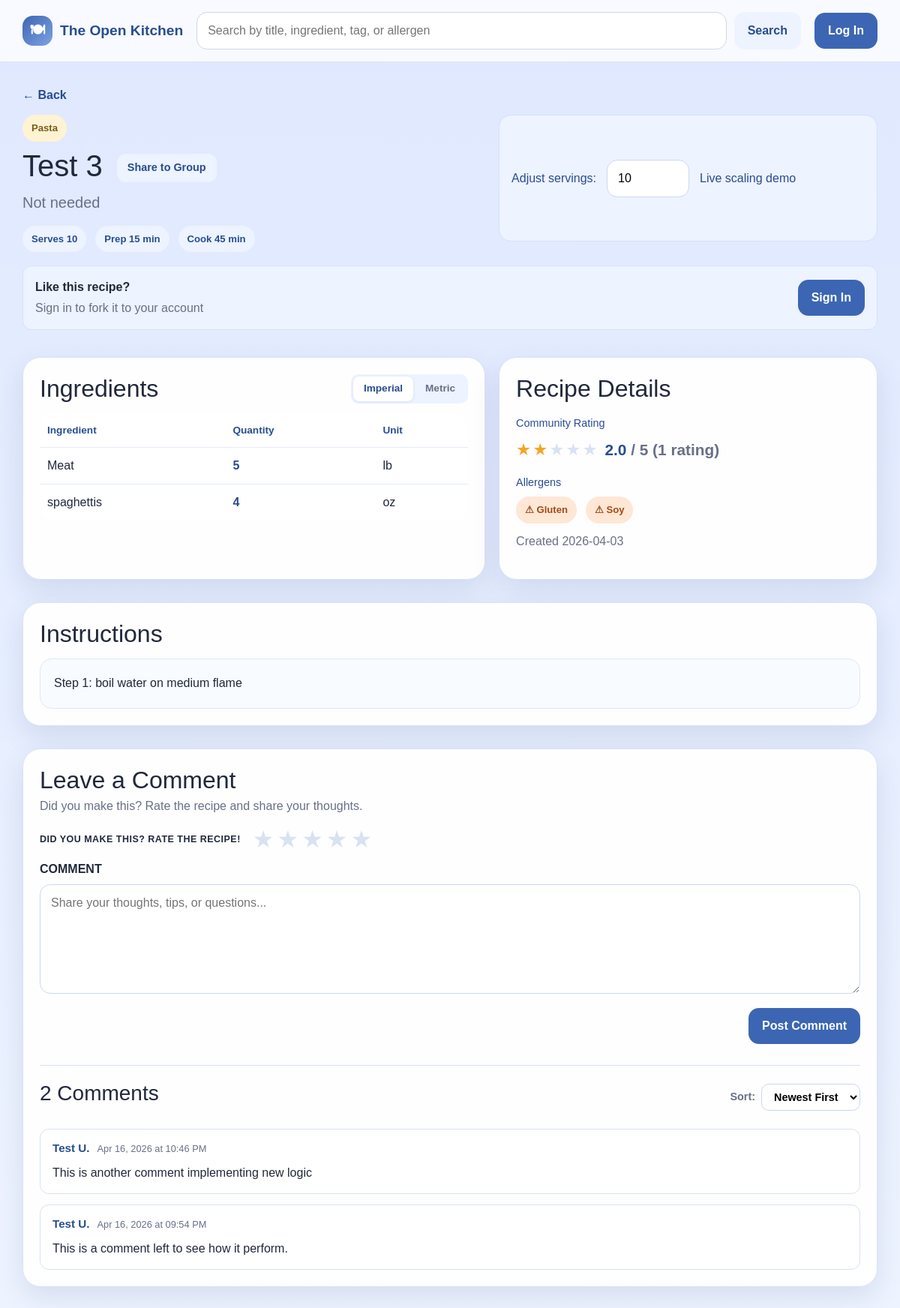
The page /recipe/4 on the database its author committed.
### app/models.py (models this page shows, shortened)
class RecipeCategory(db.Model):
    __tablename__ = 'recipe_categories'
    id = db.Column(db.Integer, primary_key=True)
    recipeID = db.Column(db.Integer, db.ForeignKey('recipes.id'), nullable=False)
    categoryID = db.Column(db.Integer, db.ForeignKey('categories.id'), nullable=False)
    category = db.relationship('Category', backref='recipe_categories')

class Category(db.Model):
    __tablename__ = 'categories'
    id = db.Column(db.Integer, primary_key=True)
    name = db.Column(db.String(32), unique=True, nullable=False)

class Recipe(db.Model):
    __tablename__ = 'recipes'
    id = db.Column(db.Integer, primary_key=True)
    authorID = db.Column(db.Integer, db.ForeignKey('users.id'), nullable=False)
    title = db.Column(db.String(150), nullable=False)
    description = db.Column(db.Text, nullable=True)
    instructions = db.Column(db.Text, nullable=False)
    forkedFrom = db.Column(db.Integer, db.ForeignKey('recipes.id'), nullable=True)
    baseServings = db.Column(db.Integer, nullable=False)
    prepTime = db.Column(db.Integer, nullable=True)
    cookTime = db.Column(db.Integer, nullable=True)
    image = db.Column(db.String(255), nullable=True)
    dateCreated = db.Column(db.DateTime, nullable=False, default=datetime.now)
    ingredients = db.relationship('Ingredient', backref='recipe', lazy=True, cascade='all, delete-orphan')
    categories = db.relationship('RecipeCategory', backref='recipe', lazy=True, cascade='all, delete-orphan')
    dietary_tags = db.relationship('RecipeDietaryTag', backref='recipe', lazy=True, cascade='all, delete-orphan')
    allergens = db.relationship('RecipeAllergen', backref='recipe', lazy=True, cascade='all, delete-orphan')

class Ingredient(db.Model):
    __tablename__ = 'ingredients'
    id = db.Column(db.Integer, primary_key=True)
    recipeID = db.Column(db.Integer, db.ForeignKey('recipes.id'), nullable=False)
    unitID = db.Column(db.Integer, db.ForeignKey('measurement_units.id'), nullable=False)
    name = db.Column(db.String(32), nullable=False)
    quantity = db.Column(db.Float, nullable=False)

class RecipeAllergen(db.Model):
    __tablename__ = 'recipe_allergens'
    id = db.Column(db.Integer, primary_key=True)
    recipeID = db.Column(db.Integer, db.ForeignKey('recipes.id'), nullable=False)
    allergenID = db.Column(db.Integer, db.ForeignKey('allergens.id'), nullable=False)
    allergen = db.relationship('Allergen', backref='recipe_allergens')

class Allergen(db.Model):
    __tablename__ = 'allergens'
    id = db.Column(db.Integer, primary_key=True)
    name = db.Column(db.String(32), unique=True, nullable=False)

class Comment(db.Model):
    __tablename__ = 'comments'
    id = db.Column(db.Integer, primary_key=True)
    recipeID = db.Column(db.Integer, db.ForeignKey('recipes.id'), nullable=False)
    userID = db.Column(db.Integer, db.ForeignKey('users.id'), nullable=False)
    content = db.Column(db.Text, nullable=True)
    dateCreated = db.Column(db.DateTime, nullable=False, default=datetime.now)

### app/routes.py (the view)
@app.route('/recipe/<int:recipe_id>')
def view_recipe(recipe_id):
    uid = current_user_id()
    user = get_current_user()
    recipe = Recipe.query.get_or_404(recipe_id)
    ingredients = Ingredient.query.filter_by(recipeID=recipe_id).all()
    categories = RecipeCategory.query.filter_by(recipeID=recipe_id).all()
    dietary_tags = RecipeDietaryTag.query.filter_by(recipeID=recipe_id).all()
    allergens = RecipeAllergen.query.filter_by(recipeID=recipe_id).all()
    avg_rating, rating_count = _get_avg_rating(recipe_id)
    user_rating = Rating.query.filter_by(recipeID=recipe_id, userID=uid).first() if uid else None
    is_saved = False
    if uid:
        is_saved = SavedRecipe.query.filter_by(userID=uid, recipeID=recipe_id).first() is not None
    sort = request.args.get('sort', 'newest')
    order = Comment.dateCreated.asc() if sort == 'oldest' else Comment.dateCreated.desc()
    comments = Comment.query.filter_by(recipeID=recipe_id).order_by(order).all()
    for c in comments:
        c.author_name = _comment_author(c)
    toast_notif = None
    toast_id = session.pop('toast_notification_id', None)
    if toast_id:
        toast_notif = Notification.query.get(toast_id)
    memberships = GroupMember.query.filter_by(userID=uid).all() if uid else []
    quick_tips = QuickTip.query.filter_by(recipeID=recipe_id).order_by(QuickTip.dateCreated.desc()).all()
    for t in quick_tips:
        tip_user = User.query.get(t.userID)
        t.author_name = f"{tip_user.firstName} {tip_user.lastName[0]}." if tip_user else "Anonymous"
    return render_template(
        'view_recipe.html',
        recipe=recipe,
        current_user=user,
        ingredients=ingredients,
        categories=categories,
        dietary_tags=dietary_tags,
        allergens=allergens,
        avg_rating=avg_rating,
        rating_count=rating_count,
        user_rating=user_rating,
        is_saved=is_saved,
        comments=comments,
        sort=sort,
        toast_notif=toast_notif,
        memberships=memberships,
        quick_tips=quick_tips,
    )

### app/templates/view_recipe.html (shortened to what this page needs)
{% extends "base.html" %}
{% block content %}
<a href="javascript:void(0)" onclick="goBack()" class="back-link">← Back</a>
<section class="recipe-view-shell">
    <div class="recipe-hero">
        <div>
            <div class="pill-row push-bottom-small">
                {% for rc in categories %}
                <span class="mini-pill">{{ rc.category.name }}</span>
                {% endfor %}
            </div>
            <h1>
                {{ recipe.title }}
                <button type="button" class="btn btn-secondary btn-sm ms-2"
                        data-bs-toggle="modal" data-bs-target="#shareToGroupModal">
                    Share to Group
                </button>
            </h1>
            <p class="lead">{{ recipe.description or 'A saved Open Kitchen recipe.' }}</p>
            <div class="pill-row push-top-small">
                <span class="pill">Serves {{ recipe.baseServings }}</span>
                {% if recipe.prepTime %}<span class="pill">Prep {{ recipe.prepTime }} min</span>{% endif %}
                {% if recipe.cookTime %}<span class="pill">Cook {{ recipe.cookTime }} min</span>{% endif %}
            </div>
        </div>
        <div class="scale-preview-box compact-view">
            <label for="adjustServings">Adjust servings:</label>
            <input type="number" id="adjustServings" min="1" value="{{ recipe.baseServings }}" oninput="scaleIngredients(this.value)">
            <span>Live scaling demo</span>
        </div>
    </div>
    {% if current_user and current_user.id != recipe.authorID %}
    <div style="margin-bottom: 18px; padding: 16px; background: #edf3ff; border: 1px solid #d4e1fb; border-radius: var(--radius-sm); display: flex; align-items: center; justify-content: space-between; gap: 16px;">
        <div>
            <p style="margin: 0; color: var(--text); font-weight: 600;">Like this recipe?</p>
            <p class="muted-small" style="margin: 4px 0 0 0;">Fork it to your account and customize it, or save it to your profile</p>
        </div>
        <div style="display: flex; gap: 10px;">
            <form method="POST" action="{{ url_for('fork_recipe', recipe_id=recipe.id) }}" style="margin: 0;">
                <button type="submit" class="btn btn-primary">Fork Recipe</button>
            </form>
            <form method="POST" action="{{ url_for('save_recipe', recipe_id=recipe.id) }}" style="margin: 0;">
                <button type="submit" class="btn {% if is_saved %}btn-secondary{% else %}btn-light{% endif %}" style="{% if is_saved %}background: #d4ffd4; color: #166b16; border: 1px solid #b1f1b1;{% endif %}">
                    {% if is_saved %}Saved{% else %}Save{% endif %}
                </button>
            </form>
        </div>
    </div>
    {% elif not current_user %}
    <div style="margin-bottom: 18px; padding: 16px; background: #edf3ff; border: 1px solid #d4e1fb; border-radius: var(--radius-sm); display: flex; align-items: center; justify-content: space-between; gap: 16px;">
        <div>
            <p style="margin: 0; color: var(--text); font-weight: 600;">Like this recipe?</p>
            <p class="muted-small" style="margin: 4px 0 0 0;">Sign in to fork it to your account</p>
        </div>
        <a href="{{ url_for('login') }}" class="btn btn-primary">Sign In</a>
    </div>
    {% endif %}
    <div class="content-grid">
        <article class="panel-card" id="ingredients-section">
            <div style="display: flex; justify-content: space-between; align-items: center; margin-bottom: 14px;">
                <h2 style="margin: 0;">Ingredients</h2>
                <div class="unit-toggle">
                    <button class="unit-toggle-btn {% if not current_user or not current_user.preferMetric %}active{% endif %}" id="btnImperial" onclick="setUnitSystem('imperial')">Imperial</button>
                    <button class="unit-toggle-btn {% if current_user and current_user.preferMetric %}active{% endif %}" id="btnMetric" onclick="setUnitSystem('metric')">Metric</button>
                </div>
            </div>
            <table class="ingredient-table view-mode">
                <thead>
                    <tr>
                        <th>Ingredient</th>
                        <th>Quantity</th>
                        <th>Unit</th>
                    </tr>
                </thead>
                <tbody>
                    {% for ing in ingredients %}
                    <tr>
                        <td>{{ ing.name }}</td>
                        <td><span class="scaled-qty"
                                  data-base="{{ ing.quantity }}"
                                  data-unit-orig="{{ ing.unit.abbreviation }}"
                                  data-system-orig="{{ ing.unit.system }}">{{ '%g' % ing.quantity }}</span></td>
                        <td class="unit-cell"
                            data-unit-orig="{{ ing.unit.abbreviation }}"
                            data-system-orig="{{ ing.unit.system }}">{{ ing.unit.abbreviation }}</td>
                    </tr>
                    {% endfor %}
                </tbody>
            </table>
        </article>
        <article class="panel-card">
            <h2>Recipe Details</h2>
            <h3 class="tiny-heading">Community Rating</h3>
            <div class="avg-rating-display">
                {% if avg_rating %}
                    <div class="star-display" aria-label="{{ avg_rating }} out of 5 stars">
                        {% for i in range(1, 6) %}
                            {% if i <= avg_rating|round(0, 'floor')|int %}
                                <span class="star filled">★</span>
                            {% elif i - 0.5 <= avg_rating %}
                                <span class="star half">★</span>
                            {% else %}
                                <span class="star empty">★</span>
                            {% endif %}
                        {% endfor %}
                    </div>
                    <span class="avg-score">{{ avg_rating }}<span class="muted-small"> / 5 ({{ rating_count }} rating{{ 's' if rating_count != 1 }})</span></span>
                {% else %}
                    <span class="muted-small">No ratings yet — be the first!</span>
                {% endif %}
            </div>
            {% if allergens %}
            <h3 class="tiny-heading">Allergens</h3>
            <div class="pill-row">
                {% for ra in allergens %}
                <span class="pill allergen-pill">⚠ {{ ra.allergen.name }}</span>
                {% endfor %}
            </div>
            {% endif %}
            <p class="muted-small push-top">Created {{ recipe.dateCreated.strftime('%Y-%m-%d') }}</p>
        </article>
    </div>
    <article class="panel-card push-top" id="instructions-section">
        <div class="instructions-header">
            <h2>Instructions</h2>
        </div>
        <div class="instructions-box">{{ recipe.instructions }}</div>
    </article>
    <article class="panel-card push-top" id="comments-section">
        <div class="leave-comment-wrap">
            <h2>Leave a Comment</h2>
            <p class="muted-small">Did you make this? Rate the recipe and share your thoughts.</p>
            <form method="POST" action="{{ url_for('post_comment', recipe_id=recipe.id) }}">
                <div class="leave-comment-rating-row">
                    <span class="leave-comment-rate-label">DID YOU MAKE THIS? RATE THE RECIPE!</span>
                    <div class="star-picker" id="starPicker">
                        {% for i in range(1, 6) %}
                        <label class="star-label" title="{{ i }} star{{ 's' if i != 1 }}">
                            <span class="star-icon {% if user_rating and i <= user_rating.stars %}active{% endif %}">★</span>
                        </label>
                        {% endfor %}
                    </div>
                </div>
                <div class="field-block push-top">
                    <label for="commentText">COMMENT</label>
                    <textarea id="commentText" name="content" rows="5" placeholder="Share your thoughts, tips, or questions..."></textarea>
                </div>
                <div class="comment-form-actions push-top">
                    <button type="submit" class="btn btn-primary">Post Comment</button>
                </div>
            </form>
        </div>
        {% if comments %}
        <div class="comments-divider"></div>
        <div class="comments-header">
            <h3>{{ comments|length }} Comment{{ 's' if comments|length != 1 }}</h3>
            <div class="sort-control">
                <label for="sortComments">Sort:</label>
                <select id="sortComments" onchange="window.location = '?sort=' + this.value + '#comments-section'">
                    <option value="newest" {% if sort == 'newest' %}selected{% endif %}>Newest First</option>
                </select>
            </div>
        </div>
        <div class="comments-list">
            {% for comment in comments %}
            <div class="comment-item">
                <div class="comment-meta">
                    <span class="comment-author">{{ comment.author_name }}</span>
                    <span class="comment-date">{{ comment.dateCreated.strftime('%b %d, %Y at %I:%M %p') }}</span>
                </div>
                <p class="comment-body">{{ comment.content }}</p>
            </div>
            {% endfor %}
        </div>
        {% else %}
        <p class="muted-small push-top">No comments yet — be the first!</p>
        {% endif %}
    </article>
</section>
{% endblock %}

### app/templates/base.html (shortened to what this page needs)
<!DOCTYPE html>
<html lang="en">
<head>
    <link href="https://cdn.jsdelivr.net/npm/bootstrap@5.3.3/dist/css/bootstrap.min.css" rel="stylesheet">
    <link rel="stylesheet" href="{{ url_for('static', filename='style.css') }}">
</head>
<body>
    <header class="site-header">
        <div class="container nav-wrap">
            <a class="brand" href="{{ url_for('dashboard') }}">
                <span class="brand-mark">🍽</span>
                <span>The Open Kitchen</span>
            </a>
            <form class="searchbar" action="{{ url_for('search') }}" method="get">
                <input type="text" name="q" placeholder="Search by title, ingredient, tag, or allergen"
                       value="{{ request.args.get('q', '') }}">
                <button type="submit" class="btn btn-secondary">Search</button>
            </form>
            <nav class="nav-links">
                {% if session.get('user_id') %}
                    <a href="{{ url_for('create_recipe') }}" class="btn btn-primary">+ Create Recipe</a>
                {% else %}
                    <a href="{{ url_for('login') }}" class="btn btn-primary">Log In</a>
                {% endif %}
            </nav>
        </div>
    </header>
    <main class="container page-shell">
        {% block content %}{% endblock %}
    </main>
    <div class="toast-container position-fixed top-0 end-0 p-3" style="z-index: 1100;" id="toastContainer"></div>
</body>
</html>

### rows shown on the page
RecipeCategory: category.name "Pasta"
Recipe: title "Test 3", description "Not needed", baseServings "10", prepTime "15", cookTime "45", dateCreated "2026-04-03", instructions "Step 1: boil water on medium flame"
Ingredient: name "Meat", quantity "5"
Ingredient: name "spaghettis", quantity "4"
RecipeAllergen: allergen.name "Gluten"
RecipeAllergen: allergen.name "Soy"
Comment: author_name "Test U.", dateCreated "Apr 16, 2026 at 10:46 PM", content "This is another comment implementing new logic"
Comment: author_name "Test U.", dateCreated "Apr 16, 2026 at 09:54 PM", content "This is a comment left to see how it perform."

### other values the page prints
{{ avg_rating }} "2.0"
{{ rating_count }} "1"
{{ comments|length }} "2"
{{ 's' if comments|length != 1 }} "s"
